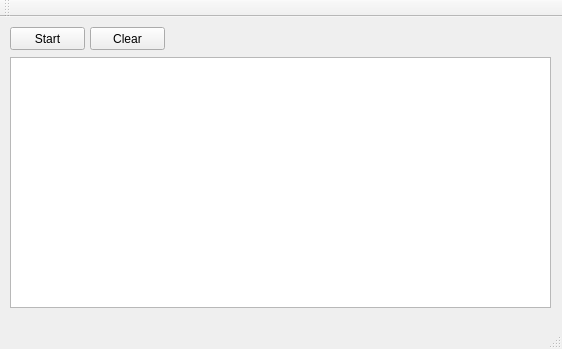
<?xml version="1.0" encoding="UTF-8"?>
<ui version="4.0">
 <class>MainWindow</class>
 <widget class="QMainWindow" name="MainWindow">
  <property name="geometry">
   <rect>
    <x>0</x>
    <y>0</y>
    <width>562</width>
    <height>349</height>
   </rect>
  </property>
  <property name="windowTitle">
   <string>MainWindow</string>
  </property>
  <widget class="QWidget" name="centralWidget">
   <widget class="QTextEdit" name="textEdit">
    <property name="geometry">
     <rect>
      <x>10</x>
      <y>40</y>
      <width>541</width>
      <height>251</height>
     </rect>
    </property>
   </widget>
   <widget class="QPushButton" name="pushButton">
    <property name="geometry">
     <rect>
      <x>10</x>
      <y>10</y>
      <width>75</width>
      <height>23</height>
     </rect>
    </property>
    <property name="text">
     <string>Start</string>
    </property>
   </widget>
   <widget class="QPushButton" name="ClearButton">
    <property name="geometry">
     <rect>
      <x>90</x>
      <y>10</y>
      <width>75</width>
      <height>23</height>
     </rect>
    </property>
    <property name="text">
     <string>Clear</string>
    </property>
   </widget>
  </widget>
  <widget class="QMenuBar" name="menuBar">
   <property name="geometry">
    <rect>
     <x>0</x>
     <y>0</y>
     <width>562</width>
     <height>23</height>
    </rect>
   </property>
  </widget>
  <widget class="QToolBar" name="mainToolBar">
   <attribute name="toolBarArea">
    <enum>TopToolBarArea</enum>
   </attribute>
   <attribute name="toolBarBreak">
    <bool>false</bool>
   </attribute>
  </widget>
  <widget class="QStatusBar" name="statusBar"/>
 </widget>
 <layoutdefault spacing="6" margin="11"/>
 <resources/>
 <connections/>
</ui>
